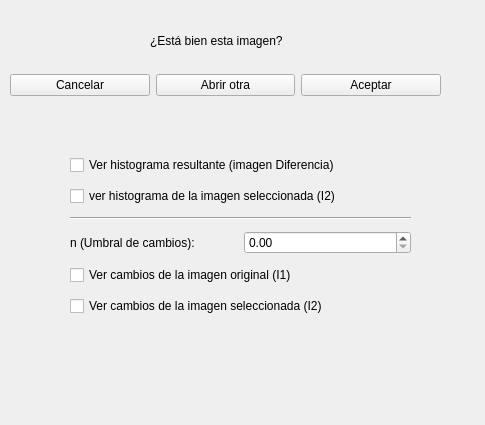
<?xml version="1.0" encoding="UTF-8"?>
<ui version="4.0">
 <class>Diferencia</class>
 <widget class="QWidget" name="Diferencia">
  <property name="geometry">
   <rect>
    <x>0</x>
    <y>0</y>
    <width>485</width>
    <height>425</height>
   </rect>
  </property>
  <property name="windowTitle">
   <string>Form</string>
  </property>
  <widget class="QWidget" name="layoutWidget">
   <property name="geometry">
    <rect>
     <x>70</x>
     <y>150</y>
     <width>341</width>
     <height>173</height>
    </rect>
   </property>
   <layout class="QVBoxLayout" name="verticalLayout">
    <item>
     <widget class="QCheckBox" name="checkBoxhResult">
      <property name="text">
       <string>Ver histograma resultante (imagen Diferencia)</string>
      </property>
     </widget>
    </item>
    <item>
     <widget class="QCheckBox" name="checkBoxhSelect">
      <property name="text">
       <string>ver histograma de la imagen seleccionada (I2)</string>
      </property>
     </widget>
    </item>
    <item>
     <widget class="Line" name="line">
      <property name="orientation">
       <enum>Qt::Horizontal</enum>
      </property>
     </widget>
    </item>
    <item>
     <layout class="QHBoxLayout" name="horizontalLayout_2">
      <item>
       <widget class="QLabel" name="label_2">
        <property name="text">
         <string>n (Umbral de cambios):</string>
        </property>
       </widget>
      </item>
      <item>
       <widget class="QDoubleSpinBox" name="doubleSpinBoxN"/>
      </item>
     </layout>
    </item>
    <item>
     <widget class="QCheckBox" name="checkBoxCambios1">
      <property name="text">
       <string>Ver cambios de la imagen original (I1)</string>
      </property>
     </widget>
    </item>
    <item>
     <widget class="QCheckBox" name="checkBoxCambios2">
      <property name="text">
       <string>Ver cambios de la imagen seleccionada (I2)</string>
      </property>
     </widget>
    </item>
   </layout>
  </widget>
  <widget class="QWidget" name="layoutWidget_2">
   <property name="geometry">
    <rect>
     <x>10</x>
     <y>70</y>
     <width>431</width>
     <height>31</height>
    </rect>
   </property>
   <layout class="QHBoxLayout" name="horizontalLayout">
    <item>
     <widget class="QPushButton" name="ButtonCancelar">
      <property name="text">
       <string>Cancelar</string>
      </property>
     </widget>
    </item>
    <item>
     <widget class="QPushButton" name="ButtonAbrir">
      <property name="text">
       <string>Abrir otra</string>
      </property>
     </widget>
    </item>
    <item>
     <widget class="QPushButton" name="ButtonAceptar">
      <property name="text">
       <string>Aceptar</string>
      </property>
     </widget>
    </item>
   </layout>
  </widget>
  <widget class="QLabel" name="label">
   <property name="geometry">
    <rect>
     <x>150</x>
     <y>30</y>
     <width>171</width>
     <height>21</height>
    </rect>
   </property>
   <property name="text">
    <string>¿Está bien esta imagen?</string>
   </property>
  </widget>
 </widget>
 <resources/>
 <connections/>
</ui>
